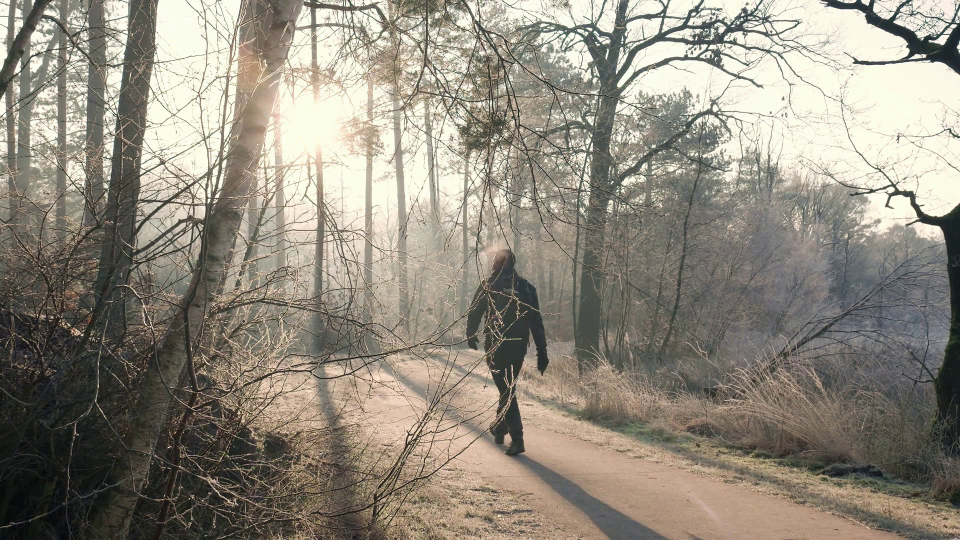
#> input picture frames/frame005.png, 1920 x 1080 px (shown at 1/2 size); its folder holds only this picture in this run
$ python auto_reorder.py
#> lines starting #> are read from the running program, lines starting #| are printed output that depends on the picture
import os, shutil, subprocess, sys
import numpy as np
from PIL import Image

def list_frames(dirname):
    names = sorted([f for f in os.listdir(dirname) if f.lower().endswith(('.jpg','.jpeg','.png'))])
    return names

def load_gray(path, resize=(128,128)):
    im = Image.open(path).convert('L')
    if resize:
        im = im.resize(resize, Image.BILINEAR)
    return np.asarray(im, dtype=np.float32) / 255.0

def ssim_simple(a,b):
    C1=0.01**2; C2=0.03**2
    mu1=a.mean(); mu2=b.mean()
    s1=a.var(); s2=b.var()
    s12 = ((a-mu1)*(b-mu2)).mean()
    den = (mu1*mu1 + mu2*mu2 + C1) * (s1 + s2 + C2)
    return ((2*mu1*mu2 + C1) * (2*s12 + C2)) / den if den!=0 else 0.0

def pairwise_similarity(imgs):
    N=len(imgs)
    S=np.zeros((N,N), dtype=np.float32)
    for i in range(N):
        for j in range(i+1,N):
            v = ssim_simple(imgs[i], imgs[j])
            S[i,j]=S[j,i]=v
    np.fill_diagonal(S, -1.0)
    return S

def greedy_nn(S):
    N=S.shape[0]
    start = int(np.argmax(S.sum(axis=1)))
    used = np.zeros(N, bool)
    order=[]
    cur = start
    for _ in range(N):
        order.append(cur)
        used[cur]=True
        row = S[cur].copy()
        row[used] = -1.0
        if np.all(row <= -1.0):
            break
        cur = int(np.argmax(row))
    if len(order)<N:
        for i in range(N):
            if not used[i]:
                order.append(i)
    return order

def two_opt(order,S,iter_limit=200):
    N=len(order)
    best=order[:]
    improved=True; it=0
    while improved and it<iter_limit:
        improved=False; it+=1
        for i in range(1,N-2):
            for j in range(i+1,N-1):
                a,b = best[i-1], best[i]
                c,d = best[j], best[j+1]
                old = S[a,b] + S[c,d]
                new = S[a,c] + S[b,d]
                if new > old + 1e-9:
                    best[i:j+1] = list(reversed(best[i:j+1]))
                    improved = True
    return best

def write_reordered(names, order, in_dir, out_dir):
    if os.path.exists(out_dir):
        shutil.rmtree(out_dir)
    os.makedirs(out_dir)
    ext = os.path.splitext(names[0])[1].lower()
    for k, idx in enumerate(order):
        src = os.path.join(in_dir, names[idx])
        dst = os.path.join(out_dir, f"frame{k:03d}{ext}")
        shutil.copyfile(src, dst)
    return ext

def write_list(out_list, out_dir, ext, n):
    with open(out_list,'w',encoding='utf-8') as f:
        for i in range(n):
            f.write(f"file '{out_dir}/frame{i:03d}{ext}'\n")

def main():
    frames_dir = "frames"
    names = list_frames(frames_dir)
    if len(names) == 0:
        print("No frames found in 'frames' folder.")
        return
    N = len(names)
    print("Found", N, "frames.")
    imgs = [load_gray(os.path.join(frames_dir, n), resize=(128,128)) for n in names]
#> in load_gray, `im = Image.open(path).convert('L')`:
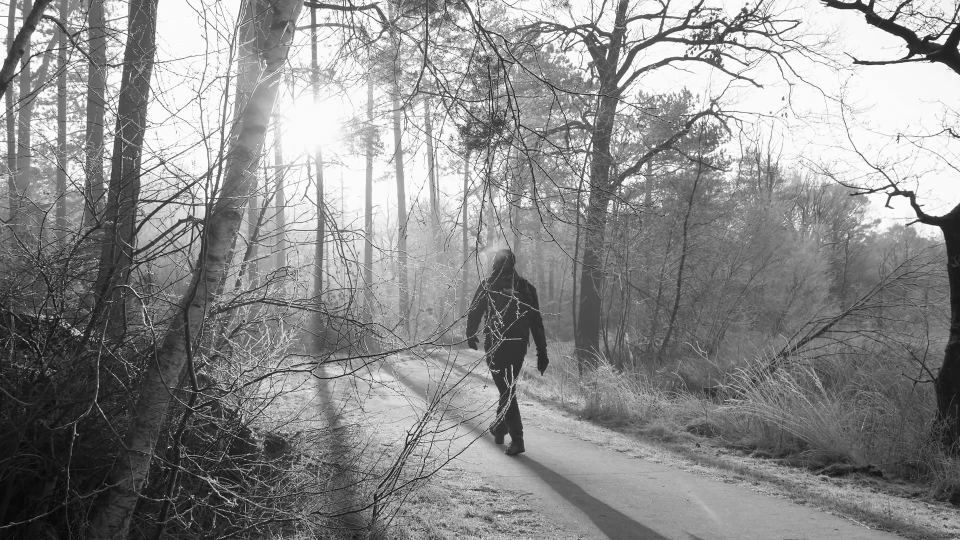
#> im: PIL image 1920x1080 L (shown at 1/2 size); min 0, max 255, mean 139.1
#> in load_gray, `im = im.resize(resize, Image.BILINEAR)`:
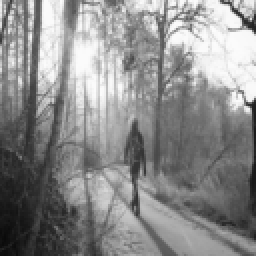
#> im: PIL image 128x128 L (shown 2 times larger); min 10, max 251, mean 139.1
    print("Computing similarity matrix...")
    S = pairwise_similarity(imgs)
#> in pairwise_similarity, `N=len(imgs)`: N = 1
#> S = [-1]
    print("Greedy ordering...")
    order = greedy_nn(S)
#> in greedy_nn, `start = int(np.argmax(S.sum(axis=1)))`: start = 0
#> the loop in greedy_nn, `for _ in range(N):` made 1 pass
#> after the loop in greedy_nn, `for _ in range(N):`: order = [0]; used = [True]
#> order = [0]
    print("Optimizing (2-opt)...")
    order_opt = two_opt(order,S,iter_limit=300)
#> in two_opt, `N=len(order)`: N = 1
#> in two_opt, `best=order[:]`: best = [0]
#> after the loop in two_opt, `while improved and it<iter_limit:`: it = 1
#> order_opt = [0]

    def score(o):
        return sum(S[o[i], o[i+1]] for i in range(len(o)-1))
    if score(order_opt) >= score(order):
        order = order_opt

    fscore = score(order)
#> fscore = 0
    rscore = score(order[::-1])
#> rscore = 0
    if rscore > fscore:
        order = order[::-1]
        print("Automatically reversed order for smoother flow.")
    out_dir = "reordered"
    ext = write_reordered(names, order, frames_dir, out_dir)
#> the loop in write_reordered, `for k, idx in enumerate(order):` made 1 pass
#> ext = '.png'
    write_list("list.txt", out_dir, ext, N)
    print("Wrote 'reordered' and 'list.txt' (use ffmpeg to build).")

if __name__ == "__main__":
    main()

$ run again, on frames/frame018.png
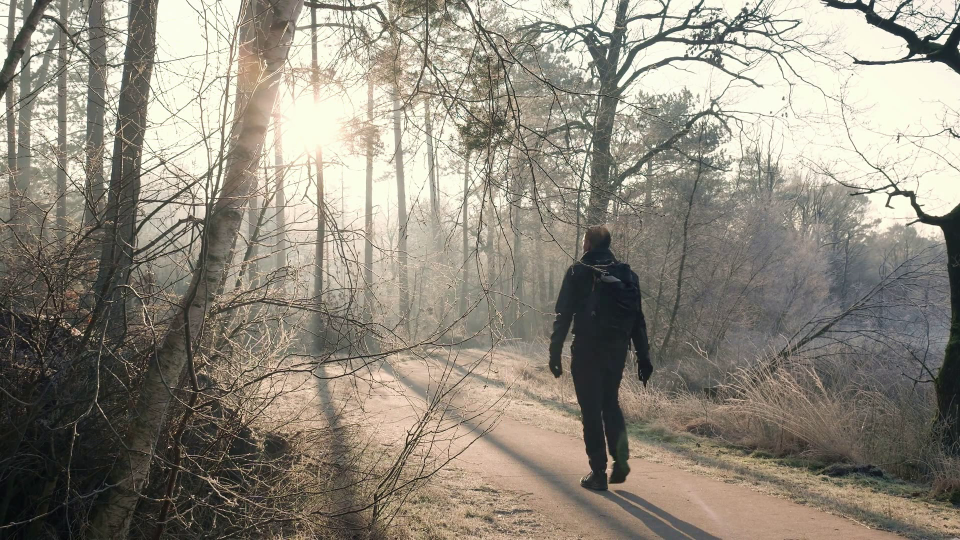
#> input picture frames/frame018.png, 1920 x 1080 px (shown at 1/2 size)
#> in load_gray, `im = Image.open(path).convert('L')`:
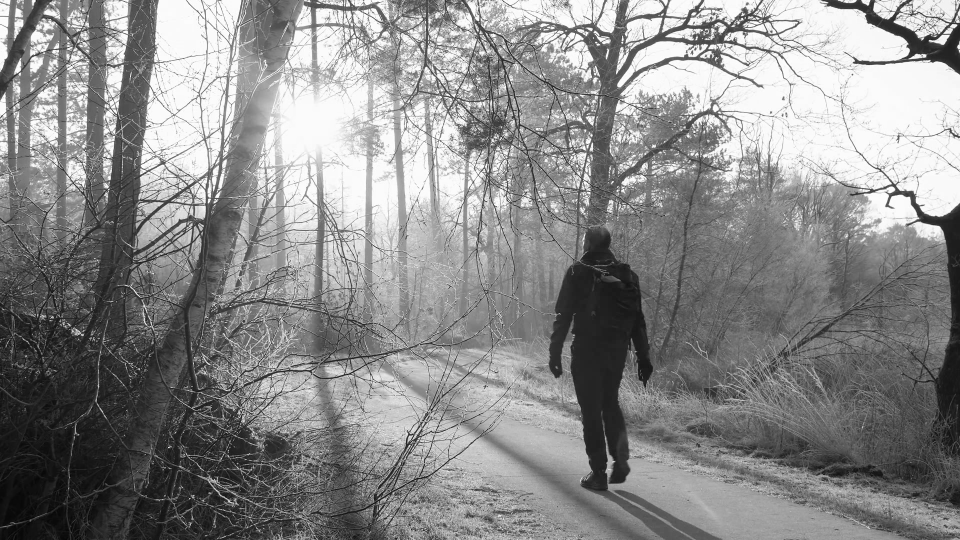
#> im: PIL image 1920x1080 L (shown at 1/2 size); min 0, max 255, mean 137.9
#> in load_gray, `im = im.resize(resize, Image.BILINEAR)`:
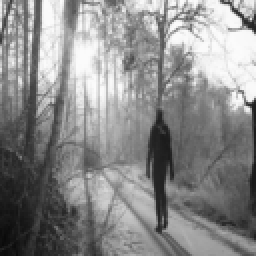
#> im: PIL image 128x128 L (shown 2 times larger); min 10, max 251, mean 137.9
#> in pairwise_similarity, `N=len(imgs)`: N = 1
#> in main, `S = pairwise_similarity(imgs)`: S = [-1]
#> start = 0
#> the loop in greedy_nn, `for _ in range(N):` made 1 pass
#> after the loop in greedy_nn, `for _ in range(N):`: order = [0]; used = [True]
#> in main, `order = greedy_nn(S)`: order = [0]
#> in two_opt, `N=len(order)`: N = 1
#> best = [0]
#> after the loop in two_opt, `while improved and it<iter_limit:`: it = 1
#> order_opt = [0]
#> fscore = 0
#> the loop in write_reordered, `for k, idx in enumerate(order):` made 1 pass
#> ext = '.png'
